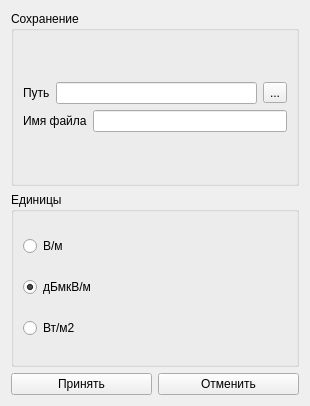
<?xml version="1.0" encoding="UTF-8"?>
<ui version="4.0">
 <class>new_session_window</class>
 <widget class="QWidget" name="new_session_window">
  <property name="geometry">
   <rect>
    <x>0</x>
    <y>0</y>
    <width>310</width>
    <height>406</height>
   </rect>
  </property>
  <property name="windowTitle">
   <string>Form</string>
  </property>
  <layout class="QVBoxLayout" name="verticalLayout_4">
   <item>
    <widget class="QGroupBox" name="groupBox">
     <property name="title">
      <string>Сохранение</string>
     </property>
     <layout class="QVBoxLayout" name="verticalLayout_2">
      <item>
       <layout class="QVBoxLayout" name="verticalLayout">
        <item>
         <layout class="QHBoxLayout" name="horizontalLayout_2">
          <item>
           <widget class="QLabel" name="label">
            <property name="text">
             <string>Путь</string>
            </property>
           </widget>
          </item>
          <item>
           <widget class="QLineEdit" name="path_line_edit"/>
          </item>
          <item>
           <widget class="QToolButton" name="path_tool_button">
            <property name="text">
             <string>...</string>
            </property>
           </widget>
          </item>
         </layout>
        </item>
        <item>
         <layout class="QHBoxLayout" name="horizontalLayout">
          <item>
           <widget class="QLabel" name="label_2">
            <property name="text">
             <string>Имя файла</string>
            </property>
           </widget>
          </item>
          <item>
           <widget class="QLineEdit" name="filename_line_edit"/>
          </item>
         </layout>
        </item>
       </layout>
      </item>
     </layout>
    </widget>
   </item>
   <item>
    <widget class="QGroupBox" name="groupBox_2">
     <property name="title">
      <string>Единицы</string>
     </property>
     <layout class="QVBoxLayout" name="verticalLayout_3">
      <item>
       <widget class="QRadioButton" name="radioButton">
        <property name="text">
         <string>В/м</string>
        </property>
       </widget>
      </item>
      <item>
       <widget class="QRadioButton" name="radioButton_2">
        <property name="text">
         <string>дБмкВ/м</string>
        </property>
        <property name="checked">
         <bool>true</bool>
        </property>
       </widget>
      </item>
      <item>
       <widget class="QRadioButton" name="radioButton_3">
        <property name="text">
         <string>Вт/м2</string>
        </property>
       </widget>
      </item>
     </layout>
    </widget>
   </item>
   <item>
    <layout class="QHBoxLayout" name="horizontalLayout_3">
     <item>
      <widget class="QPushButton" name="accept_button">
       <property name="text">
        <string>Принять</string>
       </property>
      </widget>
     </item>
     <item>
      <widget class="QPushButton" name="cancel_button">
       <property name="text">
        <string>Отменить</string>
       </property>
      </widget>
     </item>
    </layout>
   </item>
  </layout>
 </widget>
 <resources/>
 <connections/>
</ui>
